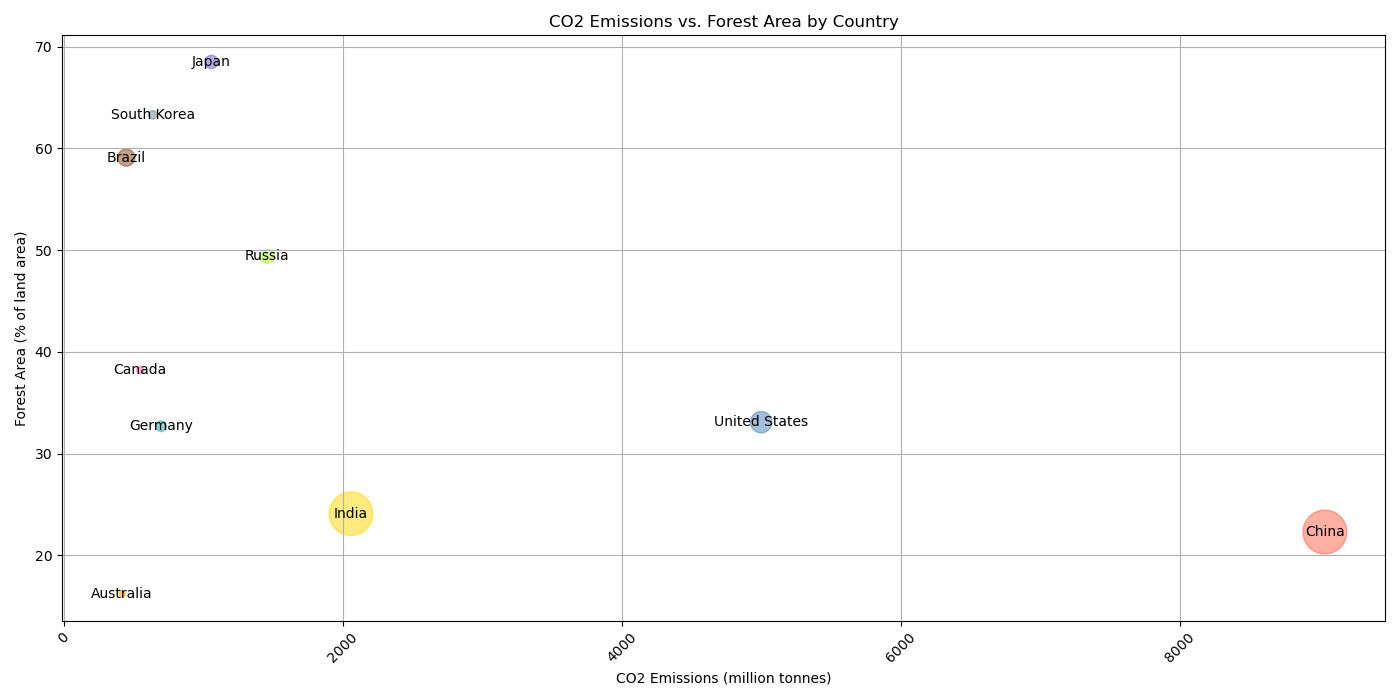

The Python source for this figure:

import matplotlib.pyplot as plt

# Data
countries = ['China', 'United States', 'India', 'Russia', 'Japan', 'Germany', 'Canada', 'Brazil', 'South Korea', 'Australia']
co2_emissions = [9040, 5000, 2060, 1460, 1060, 700, 550, 450, 640, 420]  # in million tonnes
forest_area = [22.3, 33.1, 24.1, 49.4, 68.5, 32.7, 38.2, 59.1, 63.3, 16.2]  # percentage of land area
population = [1395000, 331000, 1380000, 144500, 126500, 83200, 38000, 212500, 51200, 25600]  # in thousands

# Normalize the population data to use as bubble sizes
max_population = max(population)
bubble_sizes = [(p / max_population) * 1000 for p in population]

# Plot
plt.figure(figsize=(14, 7))  # Adjusted width and height of the chart
plt.scatter(co2_emissions, forest_area, s=bubble_sizes,
            color=['#FF6347', '#4682B4', '#FFD700', '#ADFF2F', '#6A5ACD', '#20B2AA', '#FF69B4', '#8B4513', '#708090', '#FFA500'],
            alpha=0.5)

# Additional Customization
plt.title('CO2 Emissions vs. Forest Area by Country')
plt.xlabel('CO2 Emissions (million tonnes)')
plt.ylabel('Forest Area (% of land area)')
plt.xticks(rotation=45)
plt.grid(True)

# Annotating the country names
for i, country in enumerate(countries):
    plt.text(co2_emissions[i], forest_area[i], country, ha='center', va='center')

# Show the plot
plt.tight_layout()
plt.show()
